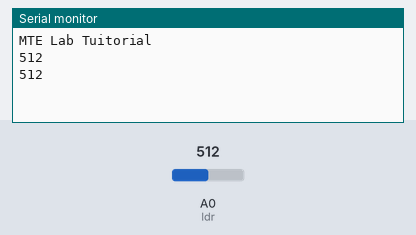
Bench run of a sketch on a simulated Arduino Uno, built with avr-gcc and run on an emulated ATmega328P. Parts: the last lines printed to the serial monitor. Inputs (shaded band) come from the test bench; at power-on: A0 (ldr) = 512.

Above: at 1.8 s.
1.9 s: A0 (ldr) set to 716
At 2.3 s:
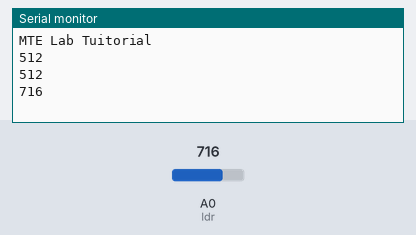
3.4 s: A0 (ldr) set to 900
At 4.8 s:
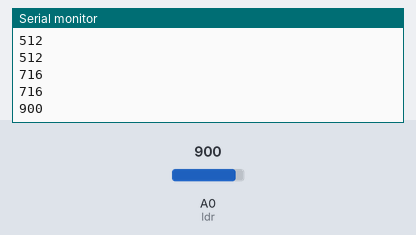
Timing chart, 0 to 6.4 s (numbered marks = the images above; inputs shaded):
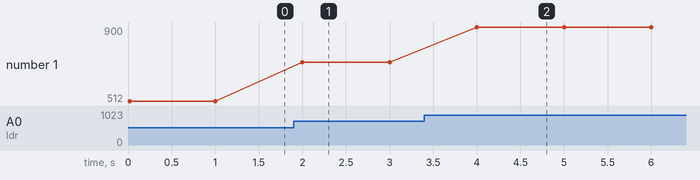

The sketch:

code.ino.ino
```cpp
int ldr = A0; // ldr set analog pin A0
void setup() {
  Serial.begin(9600);
  pinMode(ldr, INPUT); // idr is input
  Serial.println("MTE Lab Tuitorial"); // show serial monitor

}

void loop() {
  int val = analogRead(ldr); // val read analog value of LDR
  Serial.println(val); // ldr value show serial Monitor.
  delay(1000); // delay 1 sec

}
```

Measured:
- after the input at 1.9 s, the serial monitor: prints a new line after 0.10 s (image 1)
- after the input at 3.4 s, the serial monitor: prints a new line after 0.60 s (image 2)
- plotted number 1: 512 → 716 after the input at 1.9 s, 716 → 900 after the input at 3.4 s
